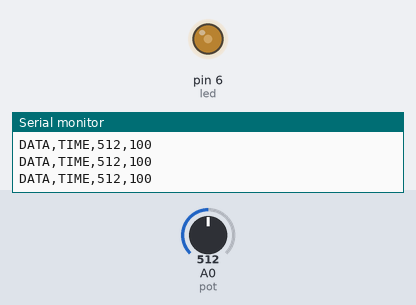
The sketch below on a simulated Arduino Uno, built with avr-gcc and run on an emulated ATmega328P. On the bench: output pins drawn as LEDs (lit = HIGH), the last lines printed to the serial monitor. The test bench sets the inputs (shaded band); at power-on: A0 (pot) = 512.

Above: at 1.2 s.
1.3 s: A0 (pot) set to 504
At 1.8 s:
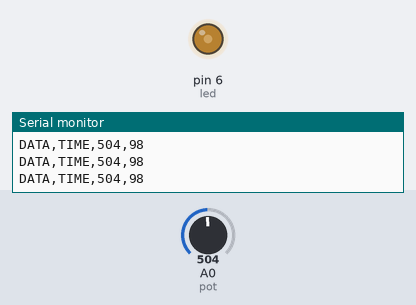
4.3 s: A0 (pot) set to 716
At 5.1 s:
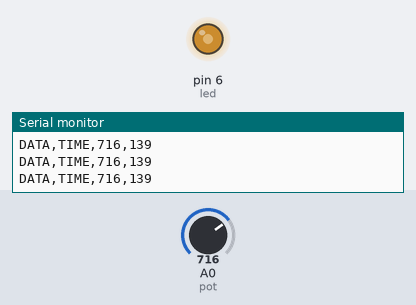
5.8 s: A0 (pot) set to 982
At 6.3 s:
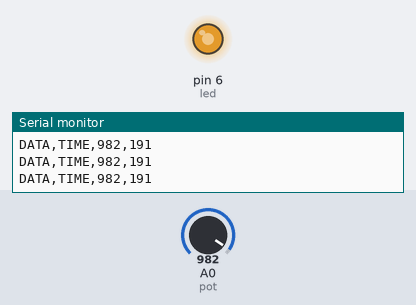
8.8 s: A0 (pot) set to 1007
At 10.0 s:
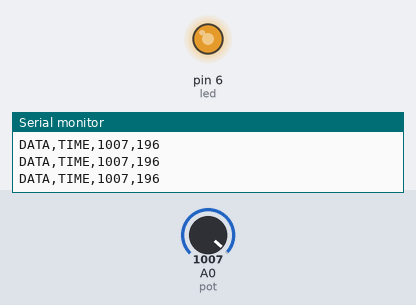
10.3 s: A0 (pot) set to 306
At 11.0 s:
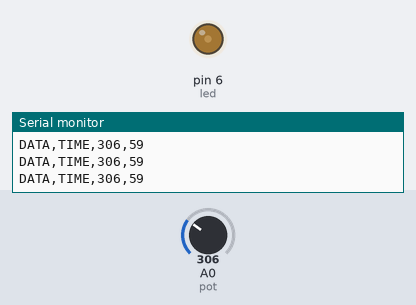
11.8 s: A0 (pot) set to 107
At 13.2 s:
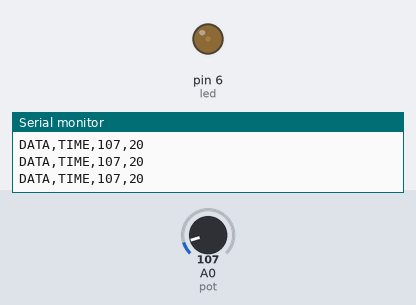
14.8 s: A0 (pot) set to 90
Timing chart, 0 to 17.3 s (numbered marks = the images above; inputs shaded):
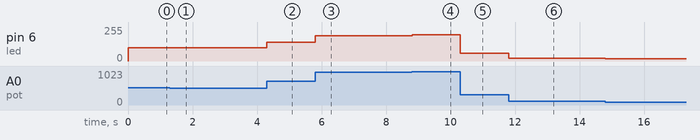

Measured:
- after the input at 1.3 s, pin 6 (led): 100/255 → 98/255 at once
- after the input at 4.3 s, pin 6 (led): 98/255 → 139/255 at once
- after the input at 5.8 s, pin 6 (led): 139/255 → 191/255 at once
- after the input at 8.8 s, pin 6 (led): 191/255 → 196/255 at once
- after the input at 10.3 s, pin 6 (led): 196/255 → 59/255 at once
- after the input at 11.8 s, pin 6 (led): 59/255 → 20/255 at once
- after the input at 14.8 s, pin 6 (led): 20/255 → 17/255 at once

The sketch:

ThrottlePedalGas.ino
```cpp
int pot = A0;/* analog pin for potentiometer for LED brightness control*/
int led = 6;/* defining the LED pin for Arduino */
int Value = 0;/* declaring variable for storing the potentiometer value*/
int LEDvalue = 0; /* variable that will store the scalarized value of pot*/
void setup() {
  Serial.begin(9600);
  pinMode(led, OUTPUT); /* defining the output mode for LED*/
  Serial.println("CLEARDATA");        //This string is defined as a
  // commmand for the Excel VBA
  // to clear all the rows and columns
  Serial.println("LABEL,Computer Time,c,adjspeed,alk,rpm");
}
void loop() {

  Value = analogRead(pot);/* getting the value of potentiometer*/
  LEDvalue=map(Value, 0, 1023, 0, 200); /* scalarizing the analog values in the  range of 0 to 100*/
  analogWrite(led, LEDvalue); /* assigning the scalarized values to the LED */
  Serial.print("DATA,TIME,");// computer time
  //Serial.print("unmapped value :");
  Serial.print (Value);// printing the POT values in the serial monitor
  Serial.print(",");// adding space to organize the data
  //Serial.print("mapped value :");
  Serial.println(LEDvalue);/* displaying the scalarized value assigned to LED */
  //Serial.print("%");/* display the parentage sign */
//Serial.println("");// adding space to organize the data
 }
```
